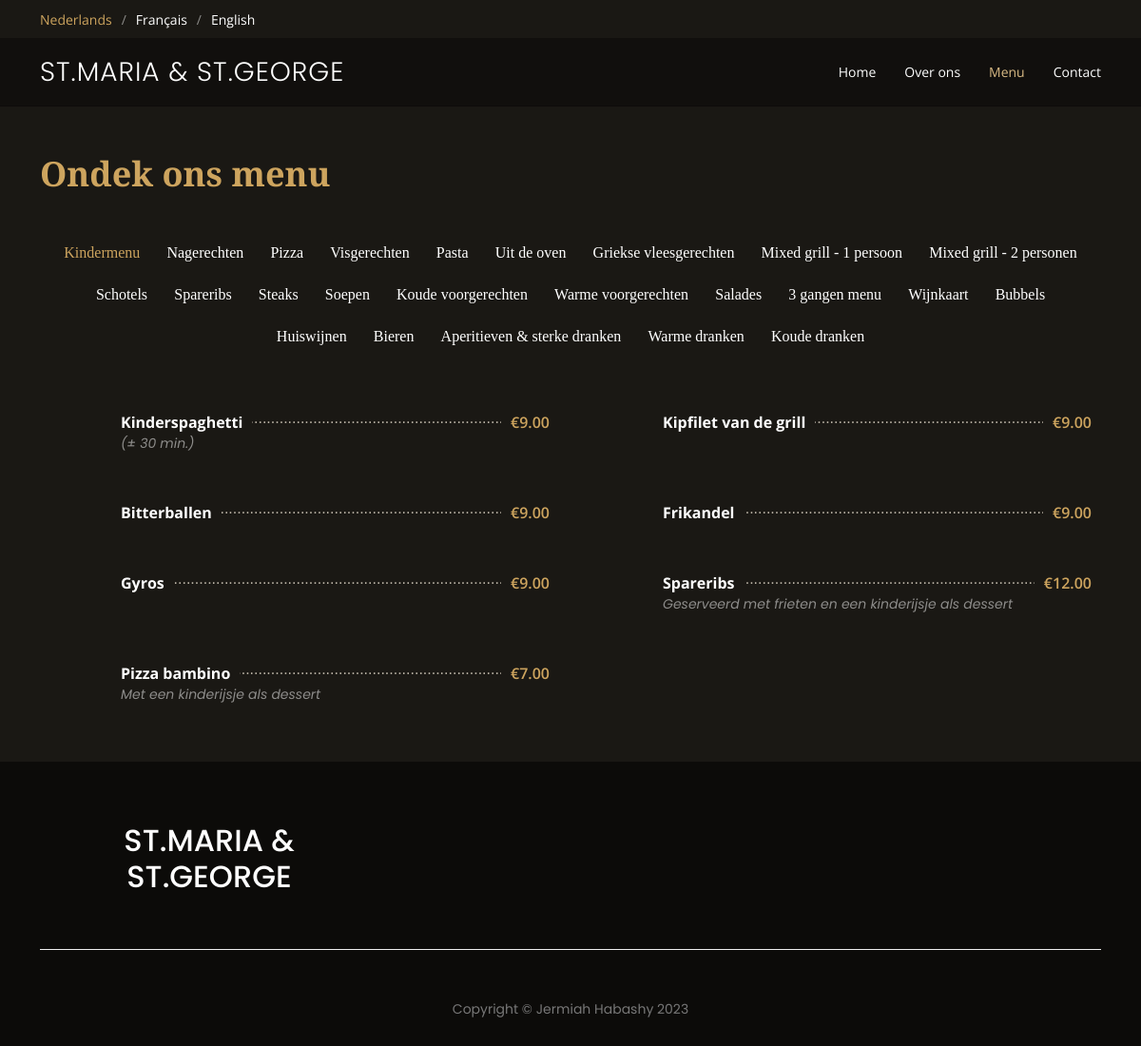
The page /menu on the database its author committed.
### flaskapp.py (models this page shows)
class CategoryNL(db.Model):
	cat_id = db.Column(db.Integer, primary_key=True)
	name = db.Column(db.String(250), nullable=False)
	foods = db.relationship("FoodNL", backref="categoryNL")

class FoodNL(db.Model):
	id = db.Column(db.Integer, primary_key=True)
	name = db.Column(db.String(250), nullable=False)
	description = db.Column(db.String(250), nullable=True)
	price = db.Column(db.DECIMAL(5, 2), nullable=True)
	cat_id = db.Column(db.Integer, db.ForeignKey("categoryNL.cat_id"))

### flaskapp.py (the view)
@app.route('/menu')
def menu_nl():
	return flask.render_template("menuNL.html",
								 all_cat=db.session.query(CategoryNL).all(),
								 food_list=db.session.query(FoodNL))

### templates/menuNL.html (shortened to what this page needs)
<!DOCTYPE html>
<html lang="en">
<head>
    <link rel="stylesheet" type="text/css" href="https://cdn.plyr.io/3.6.8/plyr.css" media="all">
    <link href="../static/assets/vendor/animate.css/animate.min.css" rel="stylesheet">
    <link href="../static/assets/vendor/aos/aos.css" rel="stylesheet">
    <link href="../static/assets/vendor/bootstrap/css/bootstrap.min.css" rel="stylesheet">
    <link href="../static/assets/vendor/bootstrap-icons/bootstrap-icons.css" rel="stylesheet">
    <link href="../static/assets/vendor/boxicons/css/boxicons.min.css" rel="stylesheet">
    <link href="../static/assets/vendor/glightbox/css/glightbox.min.css" rel="stylesheet">
    <link href="../static/assets/vendor/swiper/swiper-bundle.min.css" rel="stylesheet">
    <link href="../static/assets/css/style.css" rel="stylesheet">
<body>
<div id="topbar" class="d-flex align-items-center fixed-top">
    <div class="container d-flex justify-content-center justify-content-md-between">
        <div class="languages d-flex align-items-center">
            <ul>
                <li>Nederlands</li>
                <li><a href="{{url_for('menu_fr')}}">Français</a></li>
                <li><a href="{{url_for('menu_eng')}}">English</a></li>
            </ul>
        </div>
    </div>
</div>
<header id="header" class="fixed-top d-flex justify-content-center">
	<div class="container">
		<div class="row row-cols-1">
			<div class="container-fluid container-xl d-flex align-items-center justify-content-lg-between col">
				<h1 class="logo me-auto me-lg-0"><a href="{{url_for('nl')}}">St.Maria & St.George</a></h1>
				<nav id="navbar" class="navbar order-last order-lg-0">
					<ul>
						<li><a class="nav-link scrollto" href="{{url_for('nl')}}##hero">Home</a></li>
						<li><a class="nav-link scrollto" href="{{url_for('nl')}}#about">Over ons</a></li>
						<li><a class="nav-link scrollto active" href="{{url_for('menu_nl')}}">Menu</a></li>
						<li><a class="nav-link scrollto" href="{{url_for('nl')}}#contact">Contact</a></li>
					</ul>
				</nav>
			</div>
		</div>
	</div>
</header>
<main id="main">
    <section id="menu" class="menu section-bg">
        <div class="container pt-5" data-aos="fade-up">
            <div class="section-title pt-5">
                <p>Ondek ons menu</p>
            </div>
            <div class="row" data-aos="fade-up" data-aos-delay="100">
                <div class="col-lg-12 d-flex justify-content-center">
                    <ul id="menu-filters">
                        {% for cat in all_cat %}
                            <li data-filter=".filter-{{cat.name.replace(' ', '-').replace('&','-')}}" class="">{{cat.name}}</li>
                        {% endfor %}
                    </ul>
                </div>
            </div>
            <div class="row menu-container" data-aos="fade-up" data-aos-delay="200">
                {% for cat in all_cat %}
                {% set food_list = food_list.filter_by(cat_id=cat.cat_id).all() %}
                {% for food_item in food_list %}
                    <div class="col-lg-6 menu-item filter-{{cat.name.replace(' ', '-').replace('&','-').replace('|','-')}}">
                        <div class="menu-content">
                                <a href="#">{{food_item.name}}</a>
	                        {% if food_item.price %}
		                        <span>€{{food_item.price}}</span>
	                        {% endif %}
                        </div>
                        <div class="menu-ingredients">
                            {% if food_item.description %}
                                {{food_item.description}}
                            {% endif %}
                        </div>
                    </div>
                    {% endfor %}
                {% endfor %}
            </div>
        </div>
    </section>
</main>
{% include "footer.html" %}

### templates/footer.html (shortened to what this page needs)
<footer>
        <div class="container">
          <div class="row mb-5">
            <div class="col-md-4">
              <div class="site-logo">
                <h2>ST.MARIA & ST.GEORGE</h2>
              </div>
            </div>
            <div class="col-md-8">
              <ul class="social-icons">
                <li><a href="https://www.facebook.com/pages/category/Pizza-Place/Santa-maria-Saint-george-310128165701734/" target="_blank"></a></li>
                <li><a href="https://www.instagram.com/st.maria_st.george/" target="_blank"></a></li>
              </ul>
            </div>
          </div>
          <div class="row">
            <div class="col ">
              <div class="copyright">
                <p><small>Copyright © Jermiah Habashy</a> 2023</small></p>
              </div>
            </div>
          </div>
      </div>
    </footer>
    </body>
</html>

### static/assets/css/style.css (style rules this page uses)
body { font-family: "Open Sans", sans-serif; background: #0c0b09; color: #fff; }
a { color: #cda45e; text-decoration: none; }
#topbar { height: 40px; font-size: 14px; transition: all 0.5s; z-index: 996; }
#topbar .languages ul { display: flex; flex-wrap: wrap; list-style: none; padding: 0; margin: 0; color: #cda45e; }
#topbar .languages ul a { color: white; }
#topbar .languages ul li + li { padding-left: 10px; }
#topbar .languages ul li + li::before { display: inline-block; padding-right: 10px; color: rgba(255, 255, 255, 0.5); content: "/"; }
#header { background: rgba(12, 11, 9, 0.6); border-bottom: 1px solid rgba(12, 11, 9, 0.6); transition: all 0.5s; z-index: 997; padding: 15px 0; top: 40px; }
#header .logo { font-size: 28px; margin: 0; padding: 0; line-height: 1; font-weight: 300; letter-spacing: 1px; text-transform: uppercase; font-family: "Poppins", sans-serif; }
#header .logo a { color: #fff; }
.navbar { padding: 0; }
.navbar ul { margin: 0; padding: 0; display: flex; list-style: none; align-items: center; }
.navbar li { position: relative; }
.navbar a, .navbar a:focus { display: flex; align-items: center; justify-content: space-between; padding: 10px 0 10px 30px; color: #fff; white-space: nowrap; transition: 0.3s; font-size: 14px; }
.navbar a:hover, .navbar .active, .navbar .active:focus, .navbar li:hover > a { color: #d9ba85; }
section { padding: 60px 0; overflow: hidden; }
.section-bg { background-color: #1a1814; }
.section-title { padding-bottom: 40px; }
.section-title p { margin: 0; margin: 0; font-size: 36px; font-weight: 700; font-family: "Playfair Display", serif; color: #cda45e; }
.menu #menu-filters { padding: 0; margin: 0 auto 0 auto; list-style: none; text-align: center; border-radius: 50px; }
.menu #menu-filters li { cursor: pointer; display: inline-block; padding: 8px 12px 10px 12px; font-size: 16px; font-weight: 500; line-height: 1; color: #fff; margin-bottom: 10px; transition: all ease-in-out 0.3s; border-radius: 50px; font-family: "Playfair Display", serif; }
.menu #menu-filters li:hover, .menu #menu-filters li.filter-active { color: #cda45e; }
.menu #menu-filters li:last-child { margin-right: 0; }
.menu .menu-item { margin-top: 50px; }
.menu .menu-content { margin-left: 85px; overflow: hidden; display: flex; justify-content: space-between; position: relative; }
.menu .menu-content::after { content: "......................................................................" "...................................................................." "...................................................................."; position: absolute; left: 20px; right: 0; top: -4px; z-index: 1; color: #bab3a6; font-family: Arial, "Helvetica Neue", Helvetica, sans-serif; }
.menu .menu-content a { padding-right: 10px; background: #1a1814; position: relative; z-index: 3; font-weight: 700; color: white; transition: 0.3s; }
.menu .menu-content span { background: #1a1814; position: relative; z-index: 3; padding: 0 10px; font-weight: 600; color: #cda45e; }
.menu .menu-ingredients { margin-left: 85px; font-style: italic; font-size: 14px; font-family: "Poppins", sans-serif; color: rgba(255, 255, 255, 0.5); }
.social-icons { text-align: right; padding-right: 50px; text-indent: 20px; }
footer { font-family: "Poppins", sans-serif; padding: 4rem 0; text-align: center; }
footer .site-logo { color: #fff; }
footer .social-icons li { display: inline-block; }
footer .social-icons li a { display: inline-block; position: relative; width: 40px; height: 40px; border-radius: 50%; }
footer .copyright { border-top: 1px solid #efefef; padding-top: 50px; text-align: center; color: #777; }

### rows shown on the page
CategoryNL: name "Kindermenu"
CategoryNL: name "Nagerechten"
CategoryNL: name "Pizza"
CategoryNL: name "Visgerechten"
CategoryNL: name "Pasta"
CategoryNL: name "Uit de oven"
CategoryNL: name "Griekse vleesgerechten"
CategoryNL: name "Mixed grill - 1 persoon"
CategoryNL: name "Mixed grill - 2 personen"
CategoryNL: name "Schotels"
CategoryNL: name "Spareribs"
CategoryNL: name "Steaks"
CategoryNL: name "Soepen"
CategoryNL: name "Koude voorgerechten"
CategoryNL: name "Warme voorgerechten"
CategoryNL: name "Salades"
CategoryNL: name "3 gangen menu"
CategoryNL: name "Wijnkaart"
CategoryNL: name "Bubbels"
CategoryNL: name "Huiswijnen"
CategoryNL: name "Bieren"
CategoryNL: name "Aperitieven & sterke dranken"
CategoryNL: name "Warme dranken"
CategoryNL: name "Koude dranken"
FoodNL: name "Kinderspaghetti", price "9.00", description "(± 30 min.)"
FoodNL: name "Kipfilet van de grill", price "9.00"
FoodNL: name "Bitterballen", price "9.00"
FoodNL: name "Frikandel", price "9.00"
FoodNL: name "Gyros", price "9.00"
FoodNL: name "Spareribs", price "12.00", description "Geserveerd met frieten en een kinderijsje als dessert"
FoodNL: name "Pizza bambino", price "7.00", description "Met een kinderijsje als dessert"
